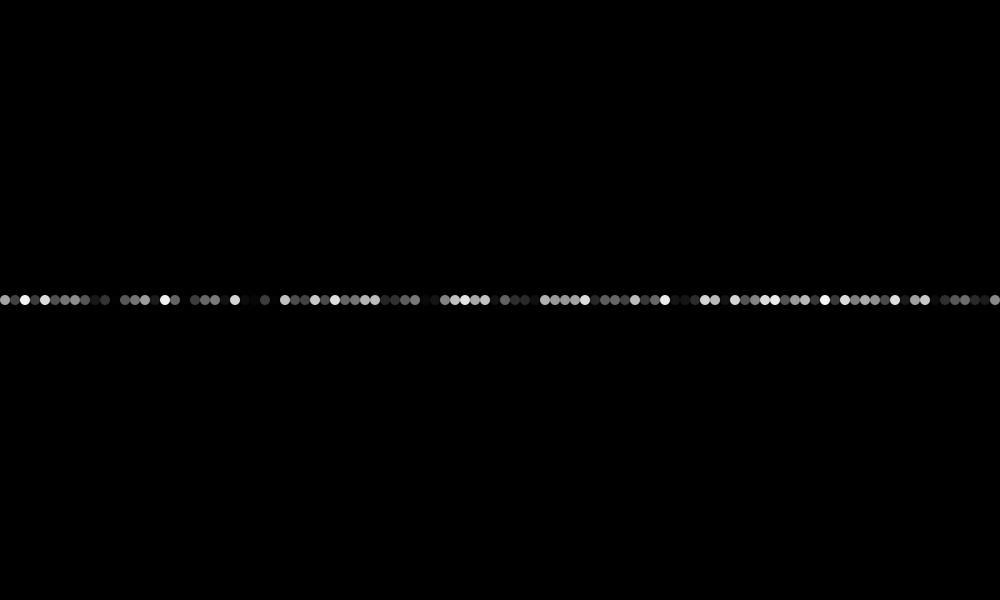
Frame 1 (no input)
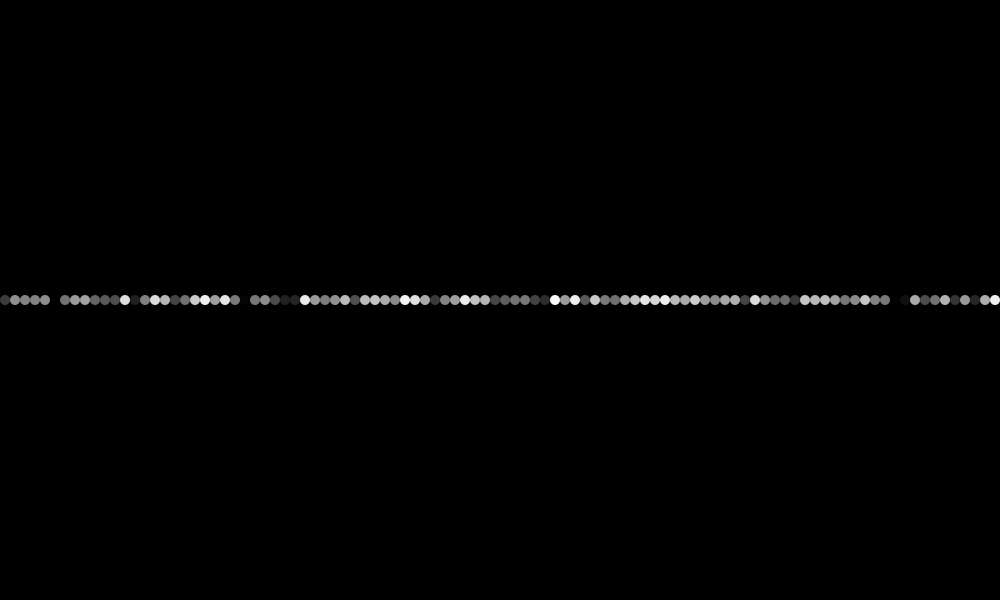
Frame 60 (the mouse pressed at the canvas centre just before this capture)
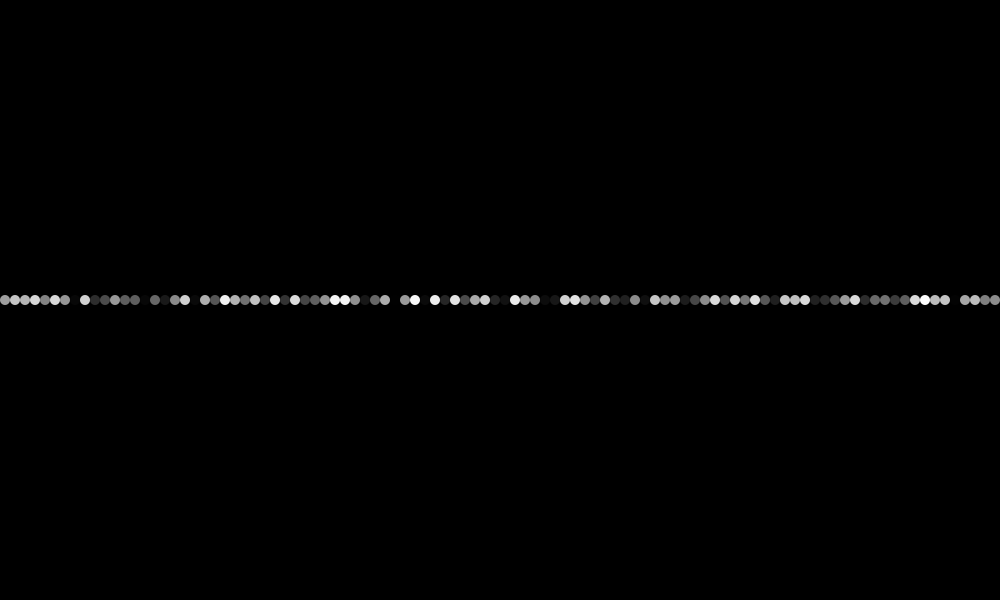
Frame 120 (the mouse held since frame 60 and released just before this capture)

The Processing sketch that drew these frames (run headless with seeded random() and noise(); from frame 60 on, the mouse is pressed at the canvas centre):

// Processing sketch: ART331_52_Arrays03
// ── ART331_52_Arrays03.pde

void setup() {
 size(1000,600);
}

void draw() {
  background(0);
  noStroke();
  
  for (int i=0; i<1000; i+=10) {
    float rnd = random(0, 100);
    float a = map(rnd, 0, 100, 0, 255);
    fill(255, a);
    ellipse(5 + i, height/2, 10, 10);
  }
}
